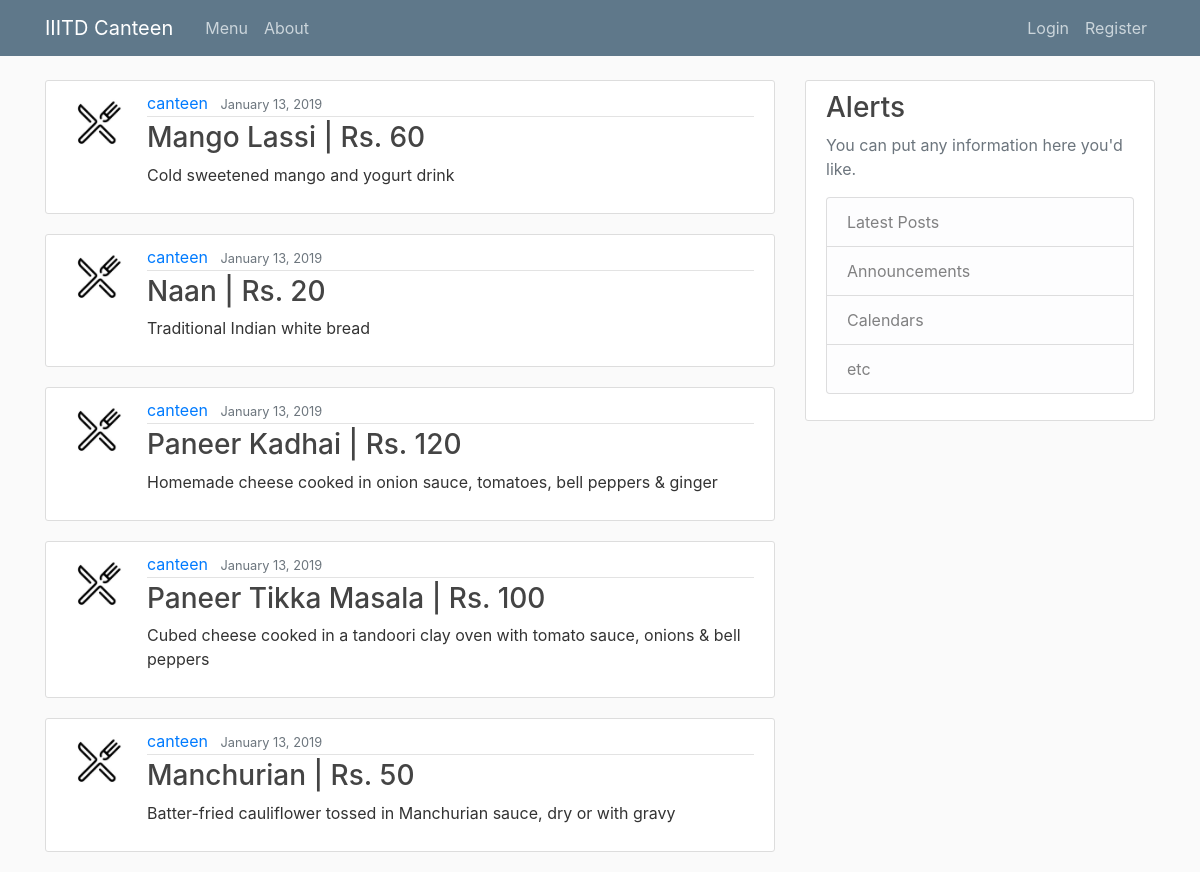
The page / on the database its author committed.
### blog/models.py (models this page shows, shortened)
class Post(models.Model):
    title = models.CharField(max_length=100)
    content = models.TextField()
    date_posted = models.DateTimeField(default=timezone.now)
    author = models.ForeignKey(User, on_delete=models.CASCADE)

### users/models.py (models this page shows, shortened)
class Profile(models.Model):
    user = models.OneToOneField(User, on_delete=models.CASCADE)
    image = models.ImageField(default='default.jpg', upload_to='profile_pics')

### blog/views.py (the view)
# urls.py: path('', PostListView.as_view(), name='blog-home'),
class PostListView(ListView):
    model = Post
    template_name = 'blog/home.html'  # <app>/<model>_<viewtype>.html
    context_object_name = 'posts'
    ordering = ['-date_posted']
    paginate_by = 5

### blog/templates/blog/home.html (shortened to what this page needs)
{% extends "blog/base.html" %}
{% block content %}
    {% for post in posts %}
        <article class="media content-section">
          <img class="rounded-circle article-img" src="{{ post.author.profile.image.url }}">
          <div class="media-body">
            <div class="article-metadata">
              <a class="mr-2" href="{% url 'user-posts' post.author.username %}">{{ post.author }}</a>
              <small class="text-muted">{{ post.date_posted|date:"F d, Y" }}</small>
            </div>
            <h3><a class="article-title" href="{% url 'post-detail' post.id %}">{{ post.title }}</a></h3>
            <p class="article-content">{{ post.content }}</p>
          </div>
        </article>
    {% endfor %}
{% endblock content %}

### blog/templates/blog/base.html (shortened to what this page needs)
{% load static %}
<!DOCTYPE html>
<html>
<head>
    <link rel="stylesheet" href="https://maxcdn.bootstrapcdn.com/bootstrap/4.0.0/css/bootstrap.min.css">
    <link rel="stylesheet" type="text/css" href="{% static 'blog/main.css' %}">
</head>
<body>
    <header class="site-header">
      <nav class="navbar navbar-expand-md navbar-dark bg-steel fixed-top">
        <div class="container">
          <a class="navbar-brand mr-4" href="{% url 'blog-home' %}">IIITD Canteen</a>
          <div class="collapse navbar-collapse" id="navbarToggle">
            <div class="navbar-nav mr-auto">
              <a class="nav-item nav-link" href="{% url 'blog-home' %}">Menu</a>
              <a class="nav-item nav-link" href="{% url 'blog-about' %}">About</a>
            </div>
            <div class="navbar-nav">
              {% if user.is_authenticated %}
                <a class="nav-item nav-link" href="{% url 'profile' %}">Profile</a>
                <a class="nav-item nav-link" href="{% url 'logout' %}">Logout</a>
              {% else %}
                <a class="nav-item nav-link" href="{% url 'login' %}">Login</a>
                <a class="nav-item nav-link" href="{% url 'register' %}">Register</a>
              {% endif %}
            </div>
          </div>
        </div>
      </nav>
    </header>
    <main role="main" class="container">
      <div class="row">
        <div class="col-md-8">
          {% block content %}{% endblock %}
        </div>
        <div class="col-md-4">
          <div class="content-section">
            <h3>Alerts</h3>
            <p class='text-muted'>You can put any information here you'd like.
              <ul class="list-group">
                <li class="list-group-item list-group-item-light">Latest Posts</li>
                <li class="list-group-item list-group-item-light">Announcements</li>
                <li class="list-group-item list-group-item-light">Calendars</li>
                <li class="list-group-item list-group-item-light">etc</li>
              </ul>
            </p>
          </div>
        </div>
      </div>
    </main>
</body>
</html>

### blog/static/blog/main.css (style rules this page uses)
body { background: #fafafa; color: #333333; margin-top: 5rem; }
h1, h2, h3, h4, h5, h6 { color: #444444; }
ul { margin: 0; }
.bg-steel { background-color: #5f788a; }
.site-header .navbar-nav .nav-link { color: #cbd5db; }
.content-section { background: #ffffff; padding: 10px 20px; border: 1px solid #dddddd; border-radius: 3px; margin-bottom: 20px; }
.article-title { color: #444444; }
.article-content { white-space: pre-line; }
.article-img { height: 65px; width: 65px; margin-right: 16px; }
.article-metadata { padding-bottom: 1px; margin-bottom: 4px; border-bottom: 1px solid #e3e3e3 }

### rows shown on the page
Post: author.profile.image (placeholder picture), author "canteen", date_posted "January 13, 2019", title "Mango Lassi | Rs. 60", content "Cold sweetened mango and yogurt drink"
Post: author.profile.image (placeholder picture), author "canteen", date_posted "January 13, 2019", title "Naan | Rs. 20", content "Traditional Indian white bread"
Post: author.profile.image (placeholder picture), author "canteen", date_posted "January 13, 2019", title "Paneer Kadhai | Rs. 120", content "Homemade cheese cooked in onion sauce, tomatoes, bell peppers & ginger"
Post: author.profile.image (placeholder picture), author "canteen", date_posted "January 13, 2019", title "Paneer Tikka Masala | Rs. 100", content "Cubed cheese cooked in a tandoori clay oven with tomato sauce, onions & bell peppers"
Post: author.profile.image (placeholder picture), author "canteen", date_posted "January 13, 2019", title "Manchurian | Rs. 50", content "Batter-fried cauliflower tossed in Manchurian sauce, dry or with gravy"
